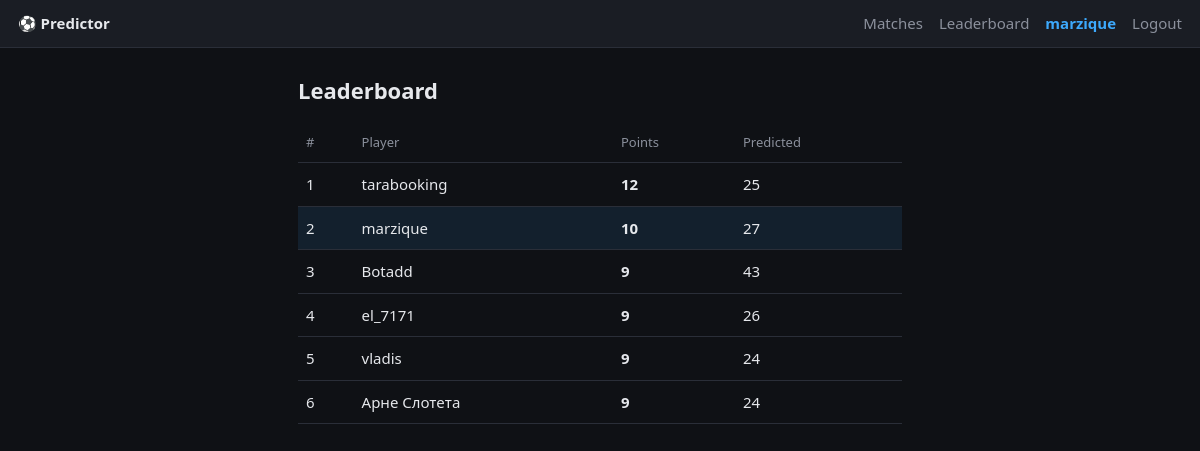
/leaderboard (signed in), run on the app's committed database.
### tables this page shows
CREATE TABLE users (
    id            INTEGER PRIMARY KEY AUTOINCREMENT,
    username      TEXT UNIQUE NOT NULL,
    password_hash TEXT NOT NULL,
    created_at    TEXT NOT NULL
);

### app.py (the view)
@app.get("/leaderboard", response_class=HTMLResponse)
async def leaderboard(request: Request):
    user = current_user(request)
    if not user:
        return RedirectResponse("/login", status_code=302)
    with connect() as conn:
        rows = fetch_leaderboard(conn)
    return render(request, "leaderboard.html", {"user": user, "rows": rows})

### templates/leaderboard.html (shortened to what this page needs)
{% extends "base.html" %}
{% block content %}
<h1>Leaderboard</h1>
<table class="board">
  <thead><tr><th>#</th><th>Player</th><th>Points</th><th>Predicted</th></tr></thead>
  <tbody>
  {% for r in rows %}
    <tr class="{{ 'me-row' if r['username'] == user['username'] else '' }}">
      <td>{{ loop.index }}</td>
      <td>{{ r["username"] }}</td>
      <td><b>{{ r["total"] }}</b></td>
      <td>{{ r["played"] }}</td>
    </tr>
  {% endfor %}
  </tbody>
</table>
{% endblock %}

### templates/base.html (shortened to what this page needs)
<!doctype html>
<html lang="en">
<head>
  <link rel="stylesheet" href="/static/style.css">
</head>
<body>
  <header>
    <a href="/" class="brand">⚽ Predictor</a>
    {% if user %}
    <nav>
      <a href="/">Matches</a>
      <a href="/leaderboard">Leaderboard</a>
      <span class="me">{{ user["username"] }}</span>
      <a href="/logout">Logout</a>
    </nav>
    {% endif %}
  </header>
  <main class="{% block main_class %}{% endblock %}">
    {% block content %}{% endblock %}
  </main>
</body>
</html>

### static/style.css (style rules this page uses)
:root { --bg: #0f1115; --card: #1a1d24; --line: #2a2e38; --fg: #e6e8ec; --muted: #8b909c; --accent: #3da9fc; --good: #4caf50; }
* { box-sizing: border-box; }
body { margin: 0; background: var(--bg); color: var(--fg); font: 15px/1.5 system-ui, -apple-system, Segoe UI, Roboto, sans-serif; }
header { display: flex; align-items: center; gap: 16px; padding: 12px 18px; border-bottom: 1px solid var(--line); background: var(--card); position: sticky; top: 0; z-index: 10; }
.brand { font-weight: 700; color: var(--fg); text-decoration: none; }
nav { margin-left: auto; display: flex; align-items: center; gap: 16px; }
nav a { color: var(--muted); text-decoration: none; }
nav .me { color: var(--accent); font-weight: 600; }
main { max-width: 640px; margin: 0 auto; padding: 18px; }
h1 { font-size: 22px; margin: 8px 0 16px; }
.board { width: 100%; border-collapse: collapse; }
.board th, .board td { text-align: left; padding: 10px 8px; border-bottom: 1px solid var(--line); }
.board th { color: var(--muted); font-weight: 500; font-size: 13px; }
.board .me-row { background: rgba(61, 169, 252, 0.10); }

### data on the page
users: username "marzique", total "10", played "27"
users: username "tarabooking", total "12", played "25"
users: username "Botadd", total "9", played "43"
users: username "el_7171", total "9", played "26"
users: username "vladis", total "9", played "24"
users: username "Арне Слотета", total "9", played "24"
